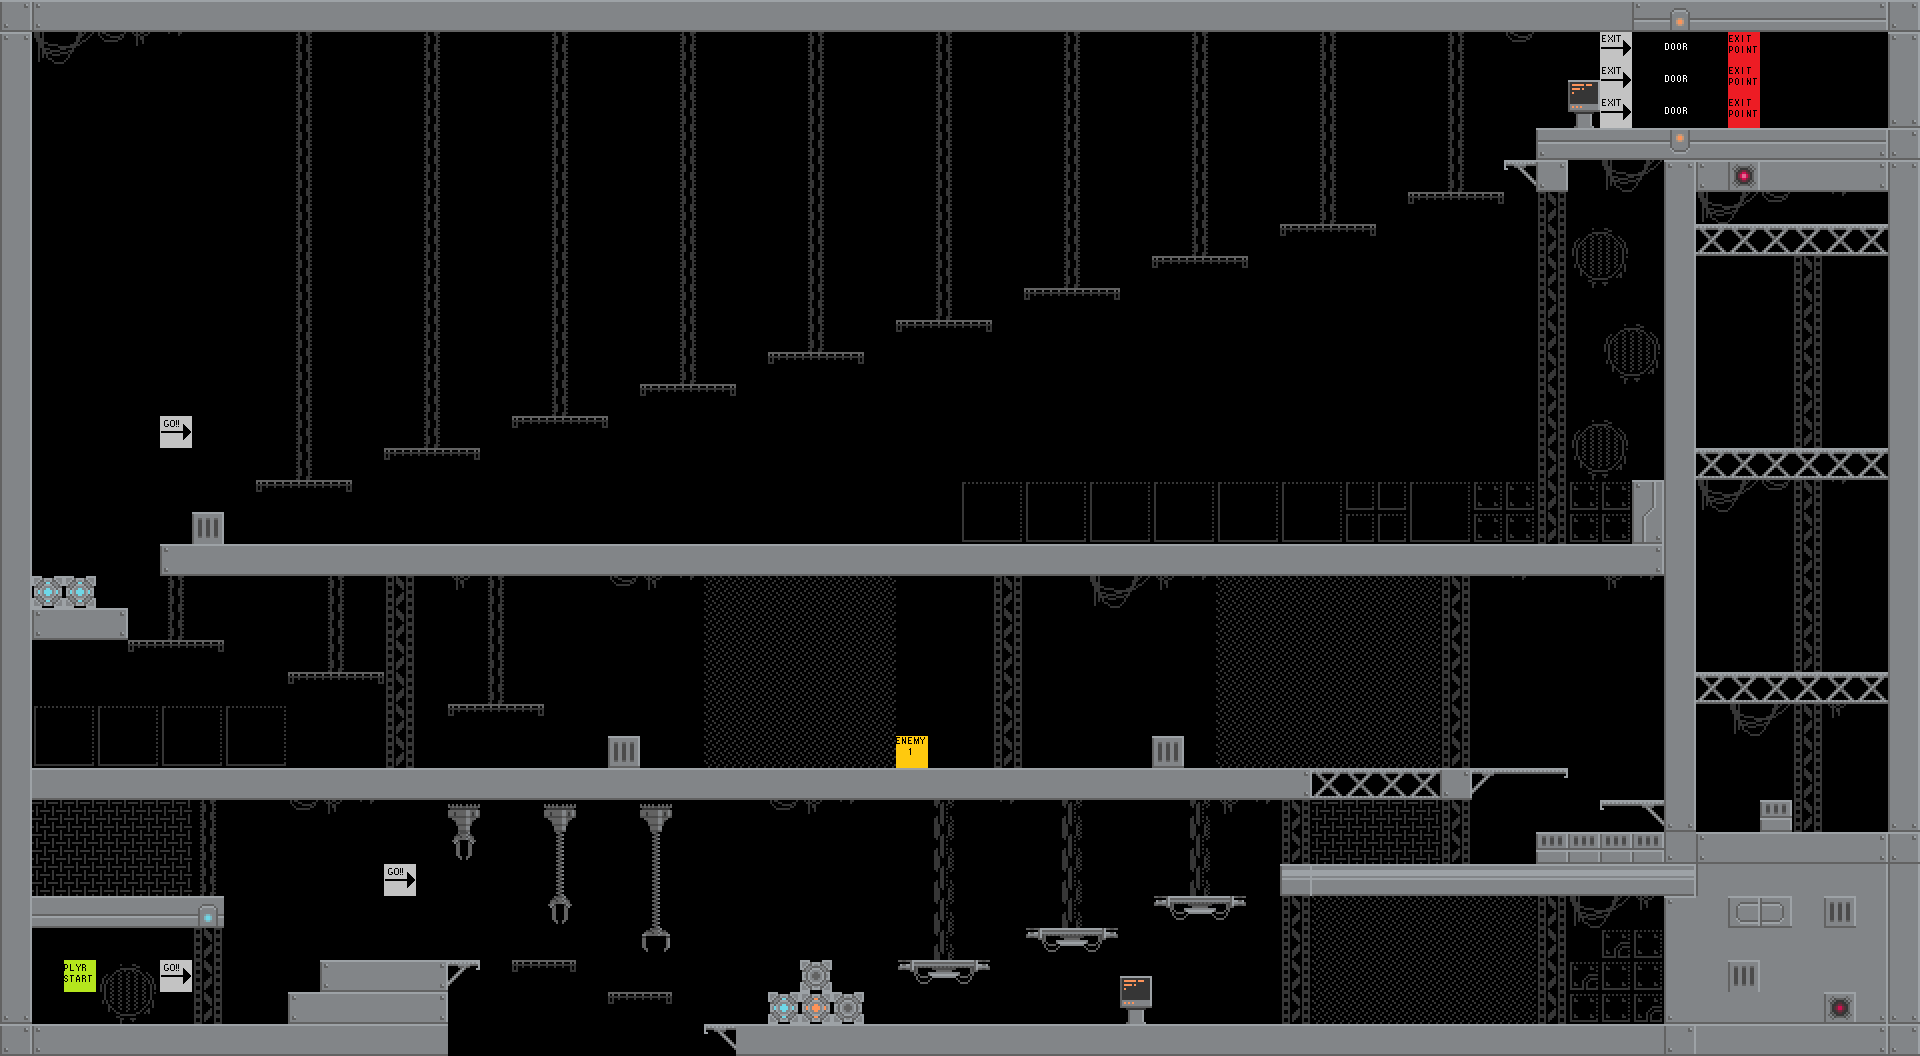

A 2D game scene composited from a Tiled map and its tileset images. What follows is a short description and the map's XML, with every tile layer's data as written:
An orthogonal 60x33 tile map with 32x32 px tiles, 1 tile layer (Tile Layer 1).

<map version="1.2" tiledversion="1.3.3" orientation="orthogonal" renderorder="right-down" width="60" height="33" tilewidth="32" tileheight="32" infinite="0" nextlayerid="2" nextobjectid="1">
 <editorsettings>
  <export target="debugLevel.csv" format="csv" />
 </editorsettings>
 <tileset firstgid="1" source="worldTiles.tsx" />
 <layer id="1" name="Tile Layer 1" width="60" height="33">
  <data encoding="csv">
8,20,21,21,21,21,21,21,21,21,21,21,21,21,21,21,21,21,21,21,21,21,21,21,21,21,21,21,21,21,21,21,21,21,21,21,21,21,21,21,21,21,21,21,21,21,21,21,21,21,21,25,29,26,26,26,26,26,30,8,
7,73,74,75,76,77,0,0,0,78,0,0,0,78,0,0,0,78,0,0,0,78,0,0,0,78,0,0,0,78,0,0,0,78,0,0,0,78,0,0,0,78,0,0,0,78,0,75,0,0,106,0,126,0,128,0,0,0,0,7,
15,0,0,0,0,0,0,0,0,78,0,0,0,78,0,0,0,78,0,0,0,78,0,0,0,78,0,0,0,78,0,0,0,78,0,0,0,78,0,0,0,78,0,0,0,78,0,0,0,96,106,0,126,0,128,0,0,0,0,15,
15,0,0,0,0,0,0,0,0,78,0,0,0,78,0,0,0,78,0,0,0,78,0,0,0,78,0,0,0,78,0,0,0,78,0,0,0,78,0,0,0,78,0,0,0,78,0,0,0,104,106,0,126,0,128,0,0,0,0,23,
15,0,0,0,0,0,0,0,0,78,0,0,0,78,0,0,0,78,0,0,0,78,0,0,0,78,0,0,0,78,0,0,0,78,0,0,0,78,0,0,0,78,0,0,0,78,0,0,33,34,34,34,37,34,34,34,34,34,38,8,
15,0,0,0,0,0,0,0,0,78,0,0,0,78,0,0,0,78,0,0,0,78,0,0,0,78,0,0,0,78,0,0,0,78,0,0,0,78,0,0,0,78,0,0,0,78,0,70,8,0,73,74,7,20,53,21,21,21,22,7,
15,0,0,0,0,0,0,0,0,78,0,0,0,78,0,0,0,78,0,0,0,78,0,0,0,78,0,0,0,78,0,0,0,78,0,0,0,78,0,0,0,78,0,0,61,62,63,0,102,0,0,0,15,73,74,75,0,77,0,15,
15,0,0,0,0,0,0,0,0,78,0,0,0,78,0,0,0,78,0,0,0,78,0,0,0,78,0,0,0,78,0,0,0,78,0,0,0,78,0,0,61,62,63,0,0,0,0,0,102,92,93,0,15,71,71,71,71,71,71,15,
15,0,0,0,0,0,0,0,0,78,0,0,0,78,0,0,0,78,0,0,0,78,0,0,0,78,0,0,0,78,0,0,0,78,0,0,61,62,63,0,0,0,0,0,0,0,0,0,102,100,101,0,15,0,0,0,102,0,0,15,
15,0,0,0,0,0,0,0,0,78,0,0,0,78,0,0,0,78,0,0,0,78,0,0,0,78,0,0,0,78,0,0,61,62,63,0,0,0,0,0,0,0,0,0,0,0,0,0,102,0,0,0,15,0,0,0,102,0,0,15,
15,0,0,0,0,0,0,0,0,78,0,0,0,78,0,0,0,78,0,0,0,78,0,0,0,78,0,0,61,62,63,0,0,0,0,0,0,0,0,0,0,0,0,0,0,0,0,0,102,0,92,93,15,0,0,0,102,0,0,15,
15,0,0,0,0,0,0,0,0,78,0,0,0,78,0,0,0,78,0,0,0,78,0,0,61,62,63,0,0,0,0,0,0,0,0,0,0,0,0,0,0,0,0,0,0,0,0,0,102,0,100,101,15,0,0,0,102,0,0,15,
15,0,0,0,0,0,0,0,0,78,0,0,0,78,0,0,0,78,0,0,61,62,63,0,0,0,0,0,0,0,0,0,0,0,0,0,0,0,0,0,0,0,0,0,0,0,0,0,102,0,0,0,15,0,0,0,102,0,0,15,
15,0,0,0,0,105,0,0,0,78,0,0,0,78,0,0,61,62,63,0,0,0,0,0,0,0,0,0,0,0,0,0,0,0,0,0,0,0,0,0,0,0,0,0,0,0,0,0,102,92,93,0,15,0,0,0,102,0,0,15,
15,0,0,0,0,0,0,0,0,78,0,0,61,62,63,0,0,0,0,0,0,0,0,0,0,0,0,0,0,0,0,0,0,0,0,0,0,0,0,0,0,0,0,0,0,0,0,0,102,100,101,0,15,71,71,71,71,71,71,15,
15,0,0,0,0,0,0,0,61,62,63,0,0,0,0,0,0,0,0,0,0,0,0,0,0,0,0,0,0,0,89,90,89,90,89,90,89,90,89,90,89,90,91,91,89,90,85,85,102,85,85,6,15,73,74,75,102,77,0,15,
15,0,0,0,0,0,4,0,0,0,0,0,0,0,0,0,0,0,0,0,0,0,0,0,0,0,0,0,0,0,97,98,97,98,97,98,97,98,97,98,97,98,91,91,97,98,85,85,102,85,85,14,15,0,0,0,102,0,0,15,
15,0,0,0,0,20,21,21,21,21,21,21,21,21,21,21,21,21,21,21,21,21,21,21,21,21,21,21,21,21,21,21,21,21,21,21,21,21,21,21,21,21,21,21,21,21,21,21,21,21,21,22,15,0,0,0,102,0,0,15,
15,57,57,0,0,78,0,0,0,0,78,0,102,0,76,78,0,0,0,75,76,77,82,82,82,82,82,82,0,0,0,102,0,0,73,74,76,77,82,82,82,82,82,82,82,102,0,77,0,0,76,77,15,0,0,0,102,0,0,15,
15,20,21,22,0,78,0,0,0,0,78,0,102,0,0,78,0,0,0,0,0,0,82,82,82,82,82,82,0,0,0,102,0,0,0,0,0,0,82,82,82,82,82,82,82,102,0,0,0,0,0,0,15,0,0,0,102,0,0,15,
15,0,0,0,61,62,63,0,0,0,78,0,102,0,0,78,0,0,0,0,0,0,82,82,82,82,82,82,0,0,0,102,0,0,0,0,0,0,82,82,82,82,82,82,82,102,0,0,0,0,0,0,15,0,0,0,102,0,0,15,
15,0,0,0,0,0,0,0,0,61,62,63,102,0,0,78,0,0,0,0,0,0,82,82,82,82,82,82,0,0,0,102,0,0,0,0,0,0,82,82,82,82,82,82,82,102,0,0,0,0,0,0,15,71,71,71,71,71,71,15,
15,89,90,89,90,89,90,89,90,0,0,0,102,0,61,62,63,0,0,0,0,0,82,82,82,82,82,82,0,0,0,102,0,0,0,0,0,0,82,82,82,82,82,82,82,102,0,0,0,0,0,0,15,0,73,74,102,76,0,15,
15,97,98,97,98,97,98,97,98,0,0,0,102,0,0,0,0,0,0,13,0,0,82,82,82,82,82,82,107,0,0,102,0,0,0,0,13,0,82,82,82,82,82,82,82,102,0,0,0,0,0,0,15,0,0,0,102,0,0,15,
15,21,21,21,21,21,21,21,21,21,21,21,21,21,21,21,21,21,21,21,21,21,21,21,21,21,21,21,21,21,21,21,21,21,21,21,21,21,21,21,22,71,71,71,71,8,67,68,69,0,0,0,15,0,0,0,102,0,0,15,
15,81,81,81,81,81,78,0,0,75,76,77,0,0,79,0,0,79,0,0,79,0,0,0,75,76,77,0,0,94,0,77,0,94,0,0,0,94,76,77,102,81,81,81,81,102,0,0,0,0,65,66,23,0,0,5,102,0,0,23,
15,81,81,81,81,81,78,0,0,0,0,0,0,0,103,0,0,87,0,0,87,0,0,0,0,0,0,0,0,94,0,0,0,94,0,0,0,94,0,0,102,81,81,81,81,102,0,0,5,5,5,5,17,20,21,21,21,21,22,8,
15,81,81,81,81,81,78,0,0,0,0,0,105,0,0,0,0,87,0,0,87,0,0,0,0,0,0,0,0,94,0,0,0,94,0,0,0,94,0,0,41,43,43,43,43,43,43,43,43,43,43,43,44,9,10,10,10,10,11,15,
15,26,26,26,26,26,28,0,0,0,0,0,0,0,0,0,0,103,0,0,87,0,0,0,0,0,0,0,0,94,0,0,0,94,0,0,58,59,60,0,102,82,82,82,82,82,82,82,102,73,74,76,1,10,49,50,10,13,11,15,
15,0,0,0,0,0,102,0,0,0,0,0,0,0,0,0,0,0,0,0,95,0,0,0,0,0,0,0,0,94,0,0,58,59,60,0,0,0,0,0,102,82,82,82,82,82,82,82,102,0,84,85,9,10,10,10,10,10,11,15,
15,0,64,92,93,105,102,0,0,0,20,21,21,22,72,0,61,63,0,0,0,0,0,0,0,48,0,0,58,59,60,0,0,0,0,96,0,0,0,0,102,82,82,82,82,82,82,82,102,84,85,85,9,10,4,10,10,10,11,15,
23,0,0,100,101,0,102,0,0,20,21,21,21,22,0,0,0,0,0,61,63,0,0,0,57,56,48,0,0,0,0,0,0,0,0,88,0,0,0,0,102,82,82,82,82,82,82,82,102,85,85,84,17,18,18,18,18,54,19,23,
8,20,21,21,21,21,21,21,21,21,21,21,21,21,0,0,0,0,0,0,0,0,70,21,21,21,21,21,21,21,21,21,21,21,21,21,21,21,21,21,21,21,21,21,21,21,21,21,21,21,21,21,8,21,21,21,21,21,22,8
</data>
 </layer>
</map>
